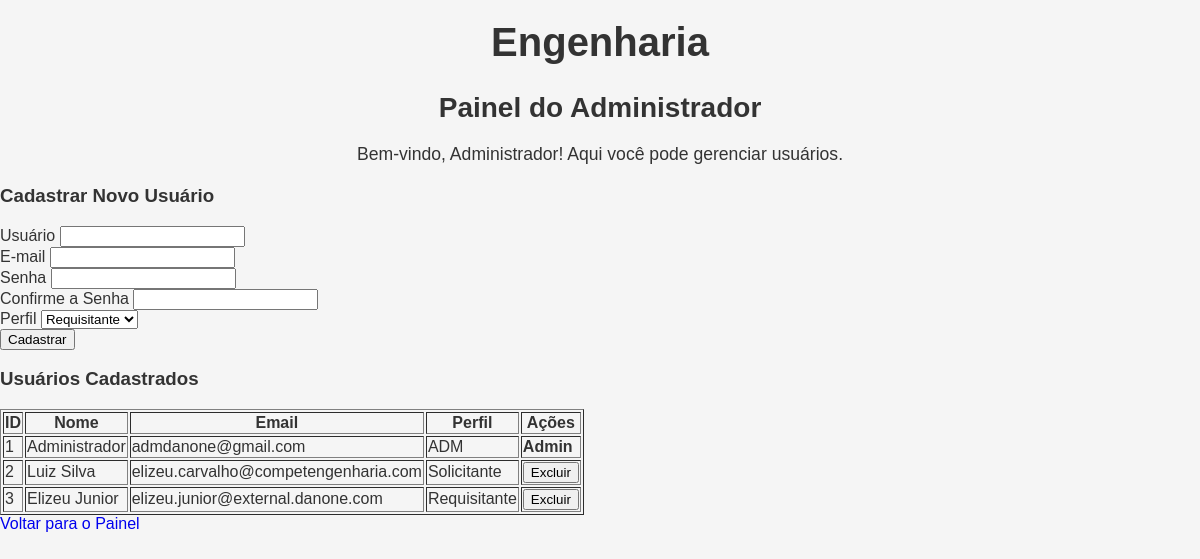
The page /admin (signed in) on the database its author committed.
### models.py (models this page shows, shortened)
class User(db.Model, UserMixin):
    id = db.Column(db.Integer, primary_key=True)
    username = db.Column(db.String(150), unique=True, nullable=False)
    email = db.Column(db.String(150), unique=True, nullable=False)
    password = db.Column(db.String(256), nullable=False)
    is_admin = db.Column(db.Boolean, default=False)
    perfil = db.Column(db.String(20), nullable=False, default="Requisitante")

### app.py (the view, shortened to what this page needs)
@app.route('/admin', methods=['GET', 'POST'])
@login_required
def admin_dashboard():
    if not getattr(current_user, "is_admin", False):
        flash('Acesso negado! Apenas administradores podem acessar esta página.', 'danger')
        return redirect(url_for('dashboard'))
    form = RegisterForm()
    users = User.query.all()
    return render_template('admin.html', form=form, users=users)

### forms.py
class RegisterForm(FlaskForm):
    username = StringField('Usuário', validators=[DataRequired(), Length(min=3, max=20)])
    email = StringField('E-mail', validators=[DataRequired(), Email()])
    password = StringField('Senha', validators=[DataRequired(), Length(min=6)])  # Senha visível para facilitar cadastro
    confirm_password = StringField('Confirme a Senha', validators=[DataRequired(), EqualTo('password')])
    perfil = SelectField('Perfil', choices=[('Requisitante', 'Requisitante'), ('Solicitante', 'Solicitante')], validators=[DataRequired()])
    submit = SubmitField('Cadastrar')

### app.py (called while the page is built)
def generate_csrf_token():
    if '_csrf_token' not in session:
        session['_csrf_token'] = base64.b64encode(os.urandom(32)).decode('utf-8')
    return session['_csrf_token']

@app.context_processor
def inject_csrf_token():
    return dict(csrf_token=generate_csrf_token())

@login_manager.user_loader
def load_user(user_id):
    return User.query.get(int(user_id))

### templates/admin.html (shortened to what this page needs)
{% extends "base.html" %}
{% block content %}
<h2>Painel do Administrador</h2>
<p>Bem-vindo, {{ current_user.username }}! Aqui você pode gerenciar usuários.</p>
<h3>Cadastrar Novo Usuário</h3>
<form method="POST">
    <label>{{ form.username.label }}</label> {{ form.username() }} <br>
    <label>{{ form.email.label }}</label> {{ form.email() }} <br>
    <label>{{ form.password.label }}</label> {{ form.password() }} <br>
    <label>{{ form.confirm_password.label }}</label> {{ form.confirm_password() }} <br>
    <label>{{ form.perfil.label }}</label> {{ form.perfil() }} <br>
    <button type="submit">Cadastrar</button>
</form>
<h3>Usuários Cadastrados</h3>
<table border="1">
    <tr>
        <th>ID</th>
        <th>Nome</th>
        <th>Email</th>
        <th>Perfil</th>
        <th>Ações</th>
    </tr>
    {% for user in users %}
    <tr>
        <td>{{ user.id }}</td>
        <td>{{ user.username }}</td>
        <td>{{ user.email }}</td>
        <td>{{ user.perfil }}</td>
        <td>
            {% if user.email != "admdanone@gmail.com" %}
                <form method="POST" action="{{ url_for('delete_user', user_id=user.id) }}">
                    <button type="submit" onclick="return confirm('Tem certeza que deseja excluir {{ user.username }}?');">Excluir</button>
                </form>
            {% else %}
                <strong>Admin</strong>
            {% endif %}
        </td>
    </tr>
    {% endfor %}
</table>
<a href="{{ url_for('dashboard') }}">Voltar para o Painel</a>
{% endblock %}

### static/css/solicitante.css (style rules this page uses)
body { margin: 0; padding: 0; font-family: Arial, sans-serif; background-color: #f5f5f5; color: #333; }
h2 { text-align: center; font-size: 1.75rem; margin-bottom: 20px; }
p { text-align: center; font-size: 1.1rem; margin-bottom: 20px; }
a { text-decoration: none; }

### rows shown on the page
User: username "Administrador", id "1", email "admdanone@gmail.com", perfil "ADM"
User: id "2", username "Luiz Silva", email "elizeu.carvalho@competengenharia.com", perfil "Solicitante"
User: id "3", username "Elizeu Junior", email "elizeu.junior@external.danone.com", perfil "Requisitante"
